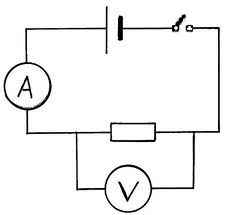
#> input picture 211teszt.png, 235 x 215 px; the run also reads 1 picture not shown here
$ python tokicad_obj.py
#> lines starting #> are read from the running program, lines starting #| are printed output that depends on the picture; pictures that were not available may be replaced by others from this repository, and a replacement may not be noted
import cv2
import numpy as np


I = cv2.imread("211teszt.png")
#> I is the input picture: shape (215, 235, 3); min 0, max 255, mean 243
Ellenallas = cv2.imread("test3.png").astype(int)
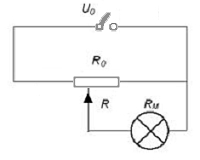
#> input picture 1teszt.png, 200 x 160 px, given in place of test3.png, which was not available
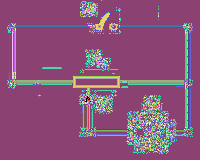
#> Ellenallas: shape (160, 200, 3) int64; 243 distinct labels, from 0 to 255; one colour per label, 0 black
Kondenzator = cv2.imread("kondenzator4.png").astype(int)
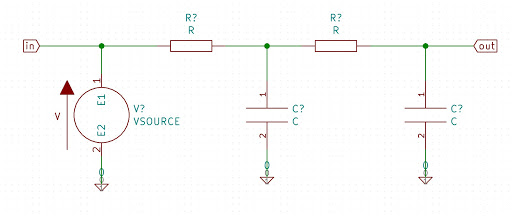
#> input picture test.jpg, 512 x 218 px, given in place of kondenzator4.png, which was not available
Kapcsolo = cv2.imread("kapcsolo.png").astype(int)
Lampa = cv2.imread("x.png").astype(int)
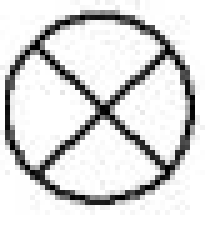
#> input picture x.png, 41 x 49 px (shown 5 times larger)
#> Lampa: shape (49, 41, 3) int64; min 0, max 255, mean 219.3
Amper = cv2.imread("Amper.png").astype(int)
#> Amper: shape (56, 56, 3) int64; min 0, max 255, mean 220.7
Volt = cv2.imread("Volt.png").astype(int)
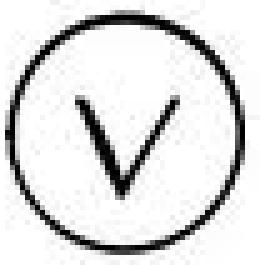
#> input picture Volt.png, 52 x 53 px (shown 5 times larger)
#> Volt: shape (53, 52, 3) int64; min 0, max 255, mean 221.5

I_sz=cv2.cvtColor(I.astype(np.uint8), cv2.COLOR_BGR2GRAY)
T_sz=cv2.cvtColor(Ellenallas.astype(np.uint8), cv2.COLOR_BGR2GRAY)
T1_sz=cv2.cvtColor(Kondenzator.astype(np.uint8), cv2.COLOR_BGR2GRAY)
T2_sz=cv2.cvtColor(Kapcsolo.astype(np.uint8), cv2.COLOR_BGR2GRAY)
T3_sz=cv2.cvtColor(Lampa.astype(np.uint8), cv2.COLOR_BGR2GRAY)
T4_sz=cv2.cvtColor(Amper.astype(np.uint8), cv2.COLOR_BGR2GRAY)
T5_sz=cv2.cvtColor(Volt.astype(np.uint8), cv2.COLOR_BGR2GRAY)

M1 = cv2.matchTemplate(I_sz, T_sz.astype(np.uint8), cv2.TM_CCOEFF)
M2 = cv2.matchTemplate(I_sz, T1_sz.astype(np.uint8), cv2.TM_CCOEFF_NORMED)
M3 = cv2.matchTemplate(I_sz, T2_sz.astype(np.uint8), cv2.TM_CCORR_NORMED)
M4 = cv2.matchTemplate(I_sz, T3_sz.astype(np.uint8), cv2.TM_CCOEFF_NORMED)
M5 = cv2.matchTemplate(I_sz, T4_sz.astype(np.uint8), cv2.TM_CCOEFF_NORMED)
M6 = cv2.matchTemplate(I_sz, T5_sz.astype(np.uint8), cv2.TM_CCOEFF_NORMED)
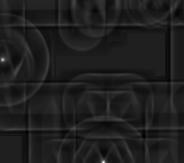
#> M6: shape (163, 184) float32; min -0.139, max 0.988, mean -0.00177; drawn with min black and max white


(_, maxVal, _, maxloc) = cv2.minMaxLoc(M1)
#> maxVal = 8309041; maxloc = (32, 2)
(_, maxVal2, _, maxloc2) = cv2.minMaxLoc(M2)
#> maxVal2 = 0.0682; maxloc2 = (207, 3)
(_, maxVal3, _, maxloc3) = cv2.minMaxLoc(M3)
#> maxVal3 = 0.98; maxloc3 = (207, 3)
(_, maxVal4, _, maxloc4) = cv2.minMaxLoc(M4)
#> maxVal4 = 0.184; maxloc4 = (7, 70)
(_, maxVal5, _, maxloc5) = cv2.minMaxLoc(M5)
#> maxVal5 = 0.975; maxloc5 = (0, 59)
(_, maxVal6, _, maxloc6) = cv2.minMaxLoc(M6)
#> maxVal6 = 0.988; maxloc6 = (103, 162)

threshold = 0.9047

if(np.amax(M1) >= threshold):
    cv2.circle(I, (maxloc[0] + Ellenallas.shape[1] // 2, maxloc[1] + Ellenallas.shape[0] // 2), 20, (255, 0, 0), 3)
if(np.amax(M2) >= threshold):
    cv2.circle(I, (maxloc2[0] + Kondenzator.shape[1] // 2, maxloc2[1] + Kondenzator.shape[0] // 2), 20, (0, 0, 255), 3)
if(np.amax(M3) >= threshold):
    cv2.circle(I, (maxloc3[0] + Kapcsolo.shape[1] // 2, maxloc3[1] + Kapcsolo.shape[0] // 2), 20, (0, 255, 0), 3)
if(np.amax(M4) >= threshold):
    cv2.circle(I, (maxloc4[0] + Lampa.shape[1] // 2, maxloc4[1] + Lampa.shape[0] // 2), 20, (0, 255, 255), 3)
if(np.amax(M5) >= threshold):
    cv2.circle(I, (maxloc5[0] + Amper.shape[1] // 2, maxloc5[1] + Amper.shape[0] // 2), 20, (0, 200, 255), 3)
if(np.amax(M6) >= threshold):
    cv2.circle(I, (maxloc6[0] + Volt.shape[1] // 2, maxloc6[1] + Volt.shape[0] // 2), 20, (100, 255, 255), 3)
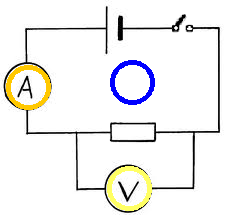
#> I: shape (215, 235, 3); mean B, G, R 239.2, 240.4, 241


M1 = ((M1- M1.min()) / (M1.max() - M1.min()) * 255).astype(np.uint8)
M2 = ((M2- M2.min()) / (M2.max() - M2.min()) * 255).astype(np.uint8)
M3 = ((M3- M3.min()) / (M3.max() - M3.min()) * 255).astype(np.uint8)
M4 = ((M4- M4.min()) / (M4.max() - M4.min()) * 255).astype(np.uint8)
M5 = ((M5- M5.min()) / (M5.max() - M5.min()) * 255).astype(np.uint8)
M6 = ((M6- M6.min()) / (M6.max() - M6.min()) * 255).astype(np.uint8)


#cv2.imshow("Keresett objektum",T.astype(np.uint8))
#cv2.imshow("Keresett objektum",T1.astype(np.uint8))
cv2.imshow("Keresett kepen az objektum helye", I)
cv2.waitKey(0)
cv2.destroyAllWindows()
